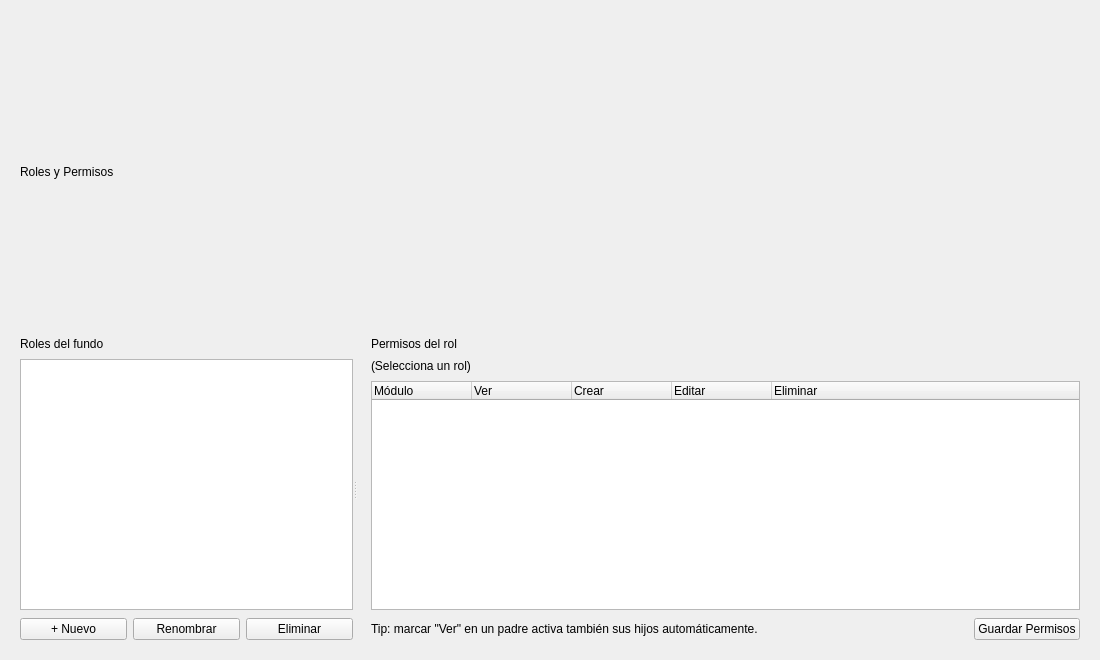
<?xml version="1.0" encoding="UTF-8"?>
<ui version="4.0">
 <class>RolesPermisos</class>
 <widget class="QWidget" name="RolesPermisos">
  <property name="geometry">
   <rect><x>0</x><y>0</y><width>1100</width><height>660</height></rect>
  </property>
  <layout class="QVBoxLayout" name="lytRoot">
   <property name="leftMargin"><number>20</number></property>
   <property name="topMargin"><number>20</number></property>
   <property name="rightMargin"><number>20</number></property>
   <property name="bottomMargin"><number>20</number></property>
   <property name="spacing"><number>14</number></property>
   <item>
    <widget class="QLabel" name="lblTitulo">
     <property name="text"><string>Roles y Permisos</string></property>
    </widget>
   </item>
   <item>
    <widget class="QSplitter" name="splitter">
     <property name="orientation"><enum>Qt::Horizontal</enum></property>
     <property name="childrenCollapsible"><bool>false</bool></property>

     <widget class="QFrame" name="paneRoles">
      <property name="minimumSize"><size><width>280</width><height>0</height></size></property>
      <property name="maximumSize"><size><width>360</width><height>16777215</height></size></property>
      <layout class="QVBoxLayout" name="lytRoles">
       <property name="leftMargin"><number>0</number></property>
       <property name="topMargin"><number>0</number></property>
       <property name="rightMargin"><number>0</number></property>
       <property name="bottomMargin"><number>0</number></property>
       <property name="spacing"><number>8</number></property>
       <item>
        <widget class="QLabel" name="lblRolesTit">
         <property name="text"><string>Roles del fundo</string></property>
        </widget>
       </item>
       <item>
        <widget class="QListWidget" name="lstRoles"/>
       </item>
       <item>
        <layout class="QHBoxLayout" name="lytBtnsRol">
         <property name="spacing"><number>6</number></property>
         <item><widget class="QPushButton" name="btnNuevoRol"><property name="text"><string>+ Nuevo</string></property><property name="cursor"><cursorShape>PointingHandCursor</cursorShape></property></widget></item>
         <item><widget class="QPushButton" name="btnRenombrar"><property name="text"><string>Renombrar</string></property><property name="cursor"><cursorShape>PointingHandCursor</cursorShape></property></widget></item>
         <item><widget class="QPushButton" name="btnEliminarRol"><property name="text"><string>Eliminar</string></property><property name="cursor"><cursorShape>PointingHandCursor</cursorShape></property></widget></item>
        </layout>
       </item>
      </layout>
     </widget>

     <widget class="QFrame" name="panePermisos">
      <layout class="QVBoxLayout" name="lytPerm">
       <property name="leftMargin"><number>14</number></property>
       <property name="topMargin"><number>0</number></property>
       <property name="rightMargin"><number>0</number></property>
       <property name="bottomMargin"><number>0</number></property>
       <property name="spacing"><number>8</number></property>
       <item>
        <widget class="QLabel" name="lblPermTit">
         <property name="text"><string>Permisos del rol</string></property>
        </widget>
       </item>
       <item>
        <widget class="QLabel" name="lblRolSeleccionado">
         <property name="text"><string>(Selecciona un rol)</string></property>
        </widget>
       </item>
       <item>
        <widget class="QTreeWidget" name="treePermisos">
         <property name="alternatingRowColors"><bool>true</bool></property>
         <property name="rootIsDecorated"><bool>true</bool></property>
         <property name="indentation"><number>18</number></property>
         <column><property name="text"><string notr="true">Módulo</string></property></column>
         <column><property name="text"><string notr="true">Ver</string></property></column>
         <column><property name="text"><string notr="true">Crear</string></property></column>
         <column><property name="text"><string notr="true">Editar</string></property></column>
         <column><property name="text"><string notr="true">Eliminar</string></property></column>
        </widget>
       </item>
       <item>
        <layout class="QHBoxLayout" name="lytBtnsPerm">
         <item>
          <widget class="QLabel" name="lblAyuda">
           <property name="text"><string>Tip: marcar &quot;Ver&quot; en un padre activa también sus hijos automáticamente.</string></property>
          </widget>
         </item>
         <item>
          <spacer name="spP"><property name="orientation"><enum>Qt::Horizontal</enum></property>
           <property name="sizeHint" stdset="0"><size><width>40</width><height>20</height></size></property>
          </spacer>
         </item>
         <item><widget class="QPushButton" name="btnGuardarPerm"><property name="text"><string>Guardar Permisos</string></property><property name="cursor"><cursorShape>PointingHandCursor</cursorShape></property></widget></item>
        </layout>
       </item>
      </layout>
     </widget>
    </widget>
   </item>
  </layout>
 </widget>
 <resources/>
 <connections/>
</ui>
